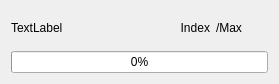
<?xml version="1.0" encoding="UTF-8"?>
<ui version="4.0">
 <class>CompressImagesDialog</class>
 <widget class="QDialog" name="CompressImagesDialog">
  <property name="geometry">
   <rect>
    <x>0</x>
    <y>0</y>
    <width>279</width>
    <height>84</height>
   </rect>
  </property>
  <property name="minimumSize">
   <size>
    <width>279</width>
    <height>84</height>
   </size>
  </property>
  <property name="maximumSize">
   <size>
    <width>279</width>
    <height>84</height>
   </size>
  </property>
  <property name="windowTitle">
   <string>Compression en cours de traitement.</string>
  </property>
  <layout class="QVBoxLayout" name="verticalLayout">
   <item>
    <layout class="QHBoxLayout" name="horizontalLayout_2">
     <item>
      <widget class="QLabel" name="currentTxt">
       <property name="minimumSize">
        <size>
         <width>140</width>
         <height>0</height>
        </size>
       </property>
       <property name="styleSheet">
        <string notr="true">font: 16px &quot;MS Shell Dlg 2&quot;;</string>
       </property>
       <property name="text">
        <string>TextLabel</string>
       </property>
      </widget>
     </item>
     <item>
      <widget class="QLabel" name="index">
       <property name="minimumSize">
        <size>
         <width>5</width>
         <height>0</height>
        </size>
       </property>
       <property name="styleSheet">
        <string notr="true">font: 16px &quot;MS Shell Dlg 2&quot;;</string>
       </property>
       <property name="text">
        <string>Index</string>
       </property>
       <property name="alignment">
        <set>Qt::AlignRight|Qt::AlignTrailing|Qt::AlignVCenter</set>
       </property>
      </widget>
     </item>
     <item>
      <widget class="QLabel" name="total">
       <property name="styleSheet">
        <string notr="true">font: 16px &quot;MS Shell Dlg 2&quot;;</string>
       </property>
       <property name="text">
        <string>/Max</string>
       </property>
      </widget>
     </item>
    </layout>
   </item>
   <item>
    <layout class="QHBoxLayout" name="horizontalLayout">
     <item>
      <widget class="QProgressBar" name="progressBar">
       <property name="minimumSize">
        <size>
         <width>180</width>
         <height>0</height>
        </size>
       </property>
       <property name="styleSheet">
        <string notr="true">font: 16px &quot;MS Shell Dlg 2&quot;;</string>
       </property>
       <property name="value">
        <number>0</number>
       </property>
      </widget>
     </item>
    </layout>
   </item>
  </layout>
 </widget>
 <resources/>
 <connections/>
</ui>
